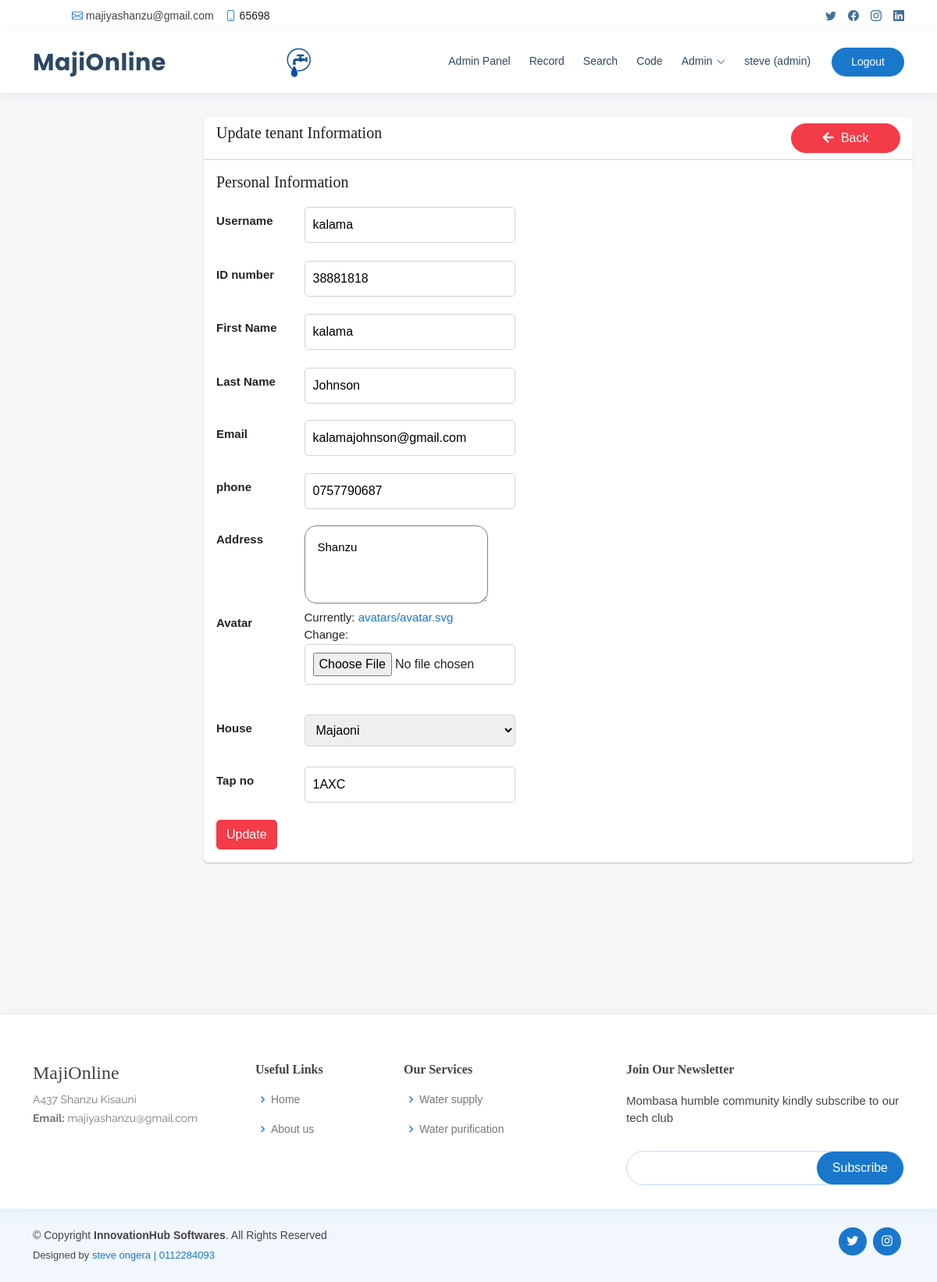
The app's page /tenant/1/update/ (signed in) with its own data.
### Record/models.py (models this page shows, shortened)
class Profile(models.Model):
    USER_TYPE_CHOICES = [
        ('guest', 'Guest'),
        ('admin', 'Admin'),
        ('developer', 'Developer'),
    ]
    user = models.OneToOneField(User, on_delete=models.CASCADE)
    user_type = models.CharField(max_length=20, choices=USER_TYPE_CHOICES)

class Tenant(models.Model):
    user_name = models.CharField(max_length=100)
    identification_number = models.CharField(max_length=20, unique=True)
    first_name = models.CharField(max_length=100)
    last_name = models.CharField(max_length=100)
    email = models.EmailField()
    phone = models.CharField(max_length=20)
    address = models.TextField()
    avatar = models.ImageField(upload_to='media', default='media/avatar.svg')
    house = models.ForeignKey(House,  on_delete=models.CASCADE)
    tap_no = models.CharField(max_length=100 , null=True, blank=True)

### Record/views.py (the view)
# urls.py: path('tenant/<int:tenant_id>/update/', views.tenant_update, name='tenant_update'),
@login_required
@user_passes_test(is_admin_or_developer)
def tenant_update(request, tenant_id):
    tenant = get_object_or_404(Tenant, id=tenant_id)
    if request.method == 'POST':
        form = TenantForm(request.POST, instance=tenant)
        if form.is_valid():
            form.save()
            messages.success( request, 'Tenant data succesfully updated !')
            return redirect('tenant_list')
    else:
        form = TenantForm(instance=tenant)
    context = {
        'form': form,
        'tenant': tenant
    }
    return render(request, 'tenant_update.html', context)

### Record/forms.py
class TenantForm(forms.ModelForm):
    class Meta:
        model = Tenant
        fields = '__all__'  # or specify fields you want to update

### Record/models.py (called while the page is built)
    def __str__(self):
        return f" {self.name}"

### Record/views.py (called while the page is built)
def is_admin_or_developer(user):
    return user.profile.user_type in ['admin', 'developer']

### templates/tenant_update.html (shortened to what this page needs)
{% extends 'base.html' %}
{% load static %}
{% block content %}
<link href="{% static 'assets/css/style2.css'%}" rel="stylesheet">
<div class="page-wrapper">
    <div class="content container-fluid">
        <div class="page-header">
            <div class="row align-items-center">
                <div class="col">
                    <ul class="breadcrumb">
                        <li class="breadcrumb-item"><a href="{% url 'home'%}">Dashboard</a></li>
                        <li class="breadcrumb-item active">xx</li>
                    </ul>
                </div>
            </div>
        </div>
        <div class="row">
            <div class="col-md-12">
                <div class="card">
                    <div class="card-header">
                        <div class="col-auto float-right ml-auto">
                            <a href="{% url 'tenant_list'%}" class="btn add-btn" data-toggle="modal"  ><i class="fa fa-arrow-left"></i> Back</a>
                        </div>
                        <h4 class="card-title mb-0">Update tenant Information</h4>
                    </div>
                    <div class="card-body">
                        <h4 class="card-title">Personal Information</h4>
                            <form method="post">
                                <div class="row">
                                    <div class="col-xl-6">
                                        <div class="form-group row">
                                               <label for="user_name" class="col-lg-3 col-form-label">Username</label>
                                                <div class="col-lg-9">
                                                    {{ form.user_name }}
                                                </div>
                                        </div>
                                        <br>
                                        <div class="form-group row">
                                            <label for="registration_number" class="col-lg-3 col-form-label">ID number</label>
                                            <div class="col-lg-9">
                                                {{ form.identification_number }}
                                            </div>
                                        </div>
                                        <br>
                                        <div class="form-group row">
                                            <label for="address" class="col-lg-3 col-form-label">First Name</label>
                                                <div class="col-lg-9">
                                                    {{ form.first_name }}
                                                </div>
                                        </div>
                                        <br>
                                        <div class="form-group row">
                                            <label for="email" class="col-lg-3 col-form-label">Last Name</label>
                                            <div class="col-lg-9">
                                                <div class="col-lg-9">
                                                    {{ form.last_name }}
                                                </div>
                                            </div>
                                            <br>
                                            <br>
                                            <br>
                                            <label for="email" class="col-lg-3 col-form-label">Email</label>
                                            <div class="col-lg-9">
                                                <div class="col-lg-9">
                                                    {{ form.email }}
                                                </div>
                                            </div>
                                            <br>
                                            <br>
                                            <br>
                                            <label for="email" class="col-lg-3 col-form-label">phone</label>
                                            <div class="col-lg-9">
                                                <div class="col-lg-9">
                                                    {{ form.phone }}
                                                </div>
                                            </div>
                                            <br>
                                            <br>
                                            <br>
                                            <label for="email" class="col-lg-3 col-form-label">Address</label>
                                            <div class="col-lg-9">
                                                <div class="col-lg-9">
                                                    {{ form.address }}
                                                </div>
                                            </div>
                                            <br>
                                            <br>
                                            <br>
                                            <label for="email" class="col-lg-3 col-form-label">Avatar</label>
                                            <div class="col-lg-9">
                                                <div class="col-lg-9">
                                                    {{ form.avatar }}
                                                </div>
                                            </div>
                                            <br>
                                            <br>
                                            <br>
                                            <br>
                                            <br>
                                            <br>
                                            <label for="email" class="col-lg-3 col-form-label">House</label>
                                            <div class="col-lg-9">
                                                <div class="col-lg-9">
                                                    {{ form.house }}
                                                </div>
                                            </div>
                                            <br>
                                            <br>
                                            <br>
                                            <label for="email" class="col-lg-3 col-form-label">Tap no</label>
                                            <div class="col-lg-9">
                                                <div class="col-lg-9">
                                                    {{ form.tap_no }}
                                                </div>
                                            </div>
                                            <br>
                                            <br>
                                            <br>
                                        </div>
                                    </div>
                                    <div class="col-xl-6">
                                    </div>
                                </div>
                                <div class="text-right">
                                    <button type="submit" class="btn btn-primary">Update</button>
                                </div>
                            </form>
                        </div>
                    </div>
                </div>
            </div>
        </div>
    </div>
{% endblock %}

### templates/navbar.html (shortened to what this page needs)
{% load static %}
<div id="topbar" class="d-flex align-items-center fixed-top">
    <div class="container d-flex justify-content-between">
      <div class="contact-info d-flex align-items-center">
        <i class="bi bi-envelope"></i> <a href="mailto:majiyashanzu@gmail.com">majiyashanzu@gmail.com</a>
        <i class="bi bi-phone"></i> 65698
      </div>
      <div class="d-none d-lg-flex social-links align-items-center">
        <a href="#" class="twitter"><i class="bi bi-twitter"></i></a>
        <a href="#" class="facebook"><i class="bi bi-facebook"></i></a>
        <a href="#" class="instagram"><i class="bi bi-instagram"></i></a>
        <a href="#" class="linkedin"><i class="bi bi-linkedin"></i></i></a>
      </div>
    </div>
  </div>
  <header id="header" class="fixed-top">
    <div class="container d-flex align-items-center">
      <h1 class="logo me-auto"><a href="{% url 'home'%}">MajiOnline</a></h1>
      <a href="{% url 'home'%}" class="logo me-auto"><img src="{% static 'assets/img/logotap.png'%}" alt="xx" class="img-fluid"></a>
      <nav id="navbar" class="navbar order-last order-lg-0">
        <ul>
          {% if request.user.is_authenticated %}
          {% with profile=request.user.profile %}
          {% if profile.user_type == 'guest' %}
            <li><a class="nav-link scrollto" href="{% url 'dashboard' %}">Dashboard</a></li>
            <li><a class="nav-link scrollto" href="{% url 'maintenance_request_list' %}">Reports</a></li>
            {% elif profile.user_type == 'admin' %}
            <li><a class="nav-link scrollto" href="{% url 'admin_dashboard' %}">Admin Panel</a></li>
            <li> <a class="nav-link scrollto" href="{% url 'payment_status'%}"> Record </a> </li>
            <li> <a class="nav-link scrollto" href="{% url 'search_tenant'%}"> Search  </a> </li>
            <li> <a class="nav-link scrollto" href="{% url 'search_payment'%}"> Code  </a> </li>
            {% elif profile.user_type == 'developer' %}
            <li><a class="nav-link scrollto" href="{% url 'admin_dashboard' %}">Admin Panel</a></li>
            <li> <a class="nav-link scrollto" href="{% url 'payment_status'%}"> Record </a> </li>
            <li> <a class="nav-link scrollto" href="{% url 'search_tenant'%}"> Search  </a> </li>
            {% endif %}
            {% endwith %}
            {% endif %}
            {% if request.user.is_authenticated %}
            {% with profile=request.user.profile %}
            {% if profile.user_type == 'admin' %}
            <li class="dropdown"><a href="#"><span>Admin</span> <i class="bi bi-chevron-down"></i></a>
            </li>
            {% elif profile.user_type == 'guest' %}
            <li class="dropdown"><a href="#"><span>Tenant</span> <i class="bi bi-chevron-down"></i></a>
            </li>
            {% endif %}
            {% endwith %}
            {% endif %}
            {% if user.is_authenticated %}
          <li><a class="nav-link scrollto" href="#">{{ user.username }} ({{ user.profile.user_type }})</a></li>
                {% else %}
                    <li><a  class="getstarted scrollto" href="{% url 'login' %}">Login</a></li>
            {% endif %}
          </ul>
      </nav>
      {% if user.is_authenticated %}
      <a href="{% url 'logout'%}" class="appointment-btn scrollto">Logout</a>
      {% else %}
      <a href="{% url 'register'%}" class="appointment-btn scrollto"><span class="d-none d-md-inline"></span>Register</a>
      {% endif %}
    </div>
  </header>

### static/assets/css/style.css (style rules this page uses)
body { font-family: "Open Sans", sans-serif; color: #444444; }
a { color: #1977cc; text-decoration: none; }
h1, h2, h3, h4, h5, h6 { font-family: "Raleway", sans-serif; }
#topbar { background: #fff; height: 40px; font-size: 14px; transition: all 0.5s; z-index: 996; }
#topbar .contact-info a { line-height: 1; color: #444444; transition: 0.3s; }
#topbar .contact-info i { color: #1977cc; padding-right: 4px; margin-left: 15px; line-height: 0; }
#topbar .contact-info i:first-child { margin-left: 0; }
#topbar .social-links a { color: #437099; padding-left: 15px; display: inline-block; line-height: 1px; transition: 0.3s; }
#topbar .social-links a:first-child { border-left: 0; }
#header { background: #fff; transition: all 0.5s; z-index: 997; padding: 15px 0; top: 40px; box-shadow: 0px 2px 15px rgba(25, 119, 204, 0.1); }
#header .logo { font-size: 30px; margin: 0; padding: 0; line-height: 1; font-weight: 700; letter-spacing: 0.5px; font-family: "Poppins", sans-serif; }
#header .logo a { color: #2c4964; }
#header .logo img { max-height: 40px; }
.appointment-btn { margin-left: 25px; background: #1977cc; color: #fff; border-radius: 50px; padding: 8px 25px; white-space: nowrap; transition: 0.3s; font-size: 14px; display: inline-block; }
.navbar { padding: 0; }
.navbar ul { margin: 0; padding: 0; display: flex; list-style: none; align-items: center; }
.navbar li { position: relative; }
.navbar>ul>li { position: relative; white-space: nowrap; padding: 8px 0 8px 20px; }
.navbar a, .navbar a:focus { display: flex; align-items: center; justify-content: space-between; font-size: 14px; color: #2c4964; white-space: nowrap; transition: 0.3s; border-bottom: 2px solid #fff; padding: 5px 2px; }
.navbar a i, .navbar a:focus i { font-size: 12px; line-height: 0; margin-left: 5px; }

### templates/tenant_update.html (style rules this page uses)
.form-group { margin-bottom:20 px; }
.form-group label { font-weight:bold; }
.form-group input , select { border-radius: 5px; padding: 10px; width: 270px; font-size: 16px; border: 1px solid #ced4da; }
.form-group textarea { background: transparent; border: 1px solid gray; padding: 1rem; border-radius: 15px; width: 100%; height: 100px; color: black; font-weight: 500; outline: none; }

### records on screen
Tenant: user_name "kalama", identification_number "38881818", first_name "kalama", last_name "Johnson", email "kalamajohnson@gmail.com", phone "0757790687", address "Shanzu", house "Majaoni", tap_no "1AXC"

### other values on screen
{{ user.username }} "steve"
{{ user.profile.user_type }} "admin"
